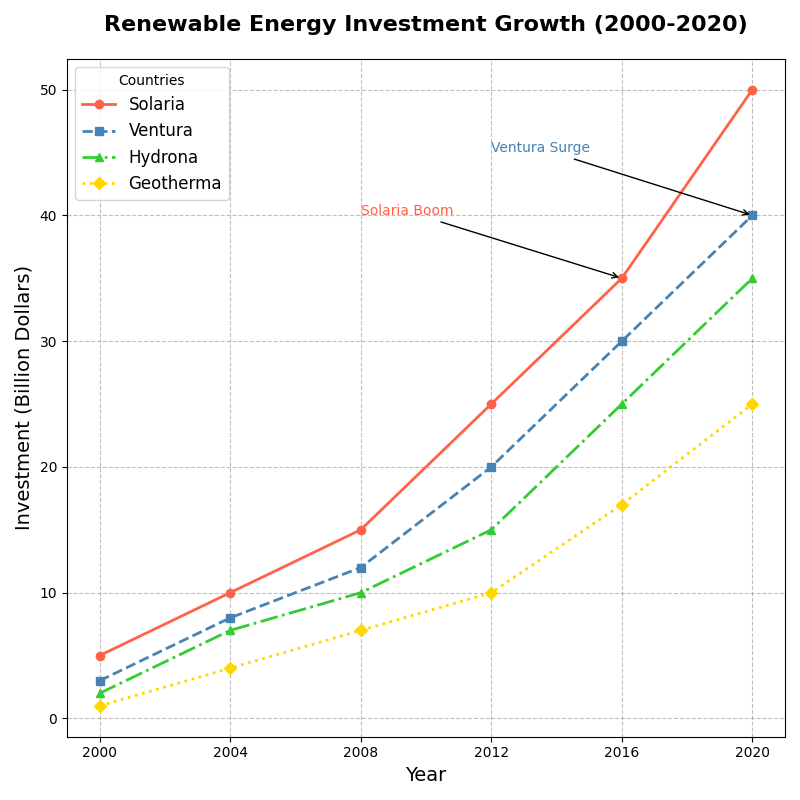

This chart was generated by the following Python code:
import matplotlib.pyplot as plt
import numpy as np

# Data
years = np.arange(2000, 2021, 4)
countries = ['Solaria', 'Ventura', 'Hydrona', 'Geotherma']

solaria_investment = [5, 10, 15, 25, 35, 50]
ventura_investment = [3, 8, 12, 20, 30, 40]
hydrona_investment = [2, 7, 10, 15, 25, 35]
geotherma_investment = [1, 4, 7, 10, 17, 25]

# Create figure
fig, ax1 = plt.subplots(figsize=(8, 8))

# First subplot: Line chart of investments over years
ax1.plot(years, solaria_investment, marker='o', linestyle='-', color='#FF6347', linewidth=2, label='Solaria')
ax1.plot(years, ventura_investment, marker='s', linestyle='--', color='#4682B4', linewidth=2, label='Ventura')
ax1.plot(years, hydrona_investment, marker='^', linestyle='-.', color='#32CD32', linewidth=2, label='Hydrona')
ax1.plot(years, geotherma_investment, marker='D', linestyle=':', color='#FFD700', linewidth=2, label='Geotherma')

ax1.set_title('Renewable Energy Investment Growth (2000-2020)', fontsize=16, weight='bold', pad=20)
ax1.set_xlabel('Year', fontsize=14)
ax1.set_ylabel('Investment (Billion Dollars)', fontsize=14)
ax1.set_xticks(years)
ax1.grid(True, linestyle='--', which='both', color='grey', alpha=0.5)
ax1.legend(title='Countries', loc='best', fontsize=12)

# Annotating specific points
ax1.annotate('Solaria Boom', xy=(2016, 35), xytext=(2008, 40),
             arrowprops=dict(facecolor='black', arrowstyle='->'), fontsize=10, color='#FF6347')
ax1.annotate('Ventura Surge', xy=(2020, 40), xytext=(2012, 45),
             arrowprops=dict(facecolor='black', arrowstyle='->'), fontsize=10, color='#4682B4')

# Show the plot
plt.tight_layout()
plt.show()
